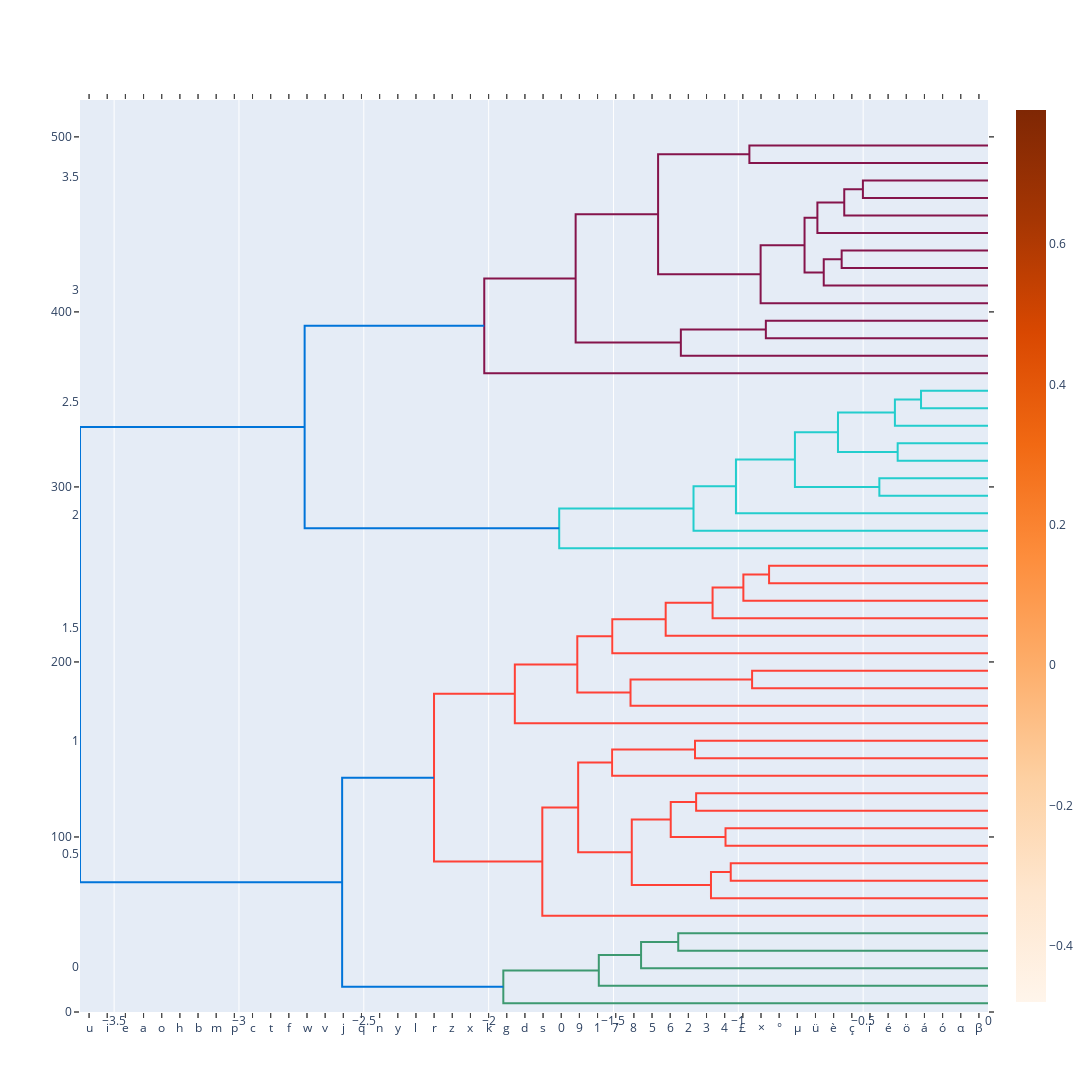

The code cell stored with this chart in its notebook:
### Code cell
# Edit Layout
fig.update_layout({'width':1200, 'height':1200,
                         'showlegend':False, 'hovermode': 'closest',
                         })

### Figure 1 — Plotly figure (JSON) as saved in the notebook; plotly's stock layout.template omitted (floating-point values rounded to 4 significant figures; data arrays with more than 128 entries replaced by an {"elided": "..."} marker saying what was removed)
{"data": [{"hoverinfo": "text", "marker": {"color": "rgb(61,153,112)"}, "mode": "lines", "type": "scatter", "x": [35, 35, 45, 45], "xaxis": "x", "y": [0, 1.241, 1.241, 0], "yaxis": "y2"}, {"hoverinfo": "text", "marker": {"color": "rgb(61,153,112)"}, "mode": "lines", "type": "scatter", "x": [25, 25, 40, 40], "xaxis": "x", "y": [0, 1.39, 1.39, 1.241], "yaxis": "y2"}, {"hoverinfo": "text", "marker": {"color": "rgb(61,153,112)"}, "mode": "lines", "type": "scatter", "x": [15, 15, 32.5, 32.5], "xaxis": "x", "y": [0, 1.559, 1.559, 1.39], "yaxis": "y2"}, {"hoverinfo": "text", "marker": {"color": "rgb(61,153,112)"}, "mode": "lines", "type": "scatter", "x": [5, 5, 23.75, 23.75], "xaxis": "x", "y": [0, 1.941, 1.941, 1.559], "yaxis": "y2"}, {"hoverinfo": "text", "marker": {"color": "rgb(255,65,54)"}, "mode": "lines", "type": "scatter", "x": [75, 75, 85, 85], "xaxis": "x", "y": [0, 1.03, 1.03, 0], "yaxis": "y2"}, {"hoverinfo": "text", "marker": {"color": "rgb(255,65,54)"}, "mode": "lines", "type": "scatter", "x": [65, 65, 80, 80], "xaxis": "x", "y": [0, 1.11, 1.11, 1.03], "yaxis": "y2"}, {"hoverinfo": "text", "marker": {"color": "rgb(255,65,54)"}, "mode": "lines", "type": "scatter", "x": [95, 95, 105, 105], "xaxis": "x", "y": [0, 1.051, 1.051, 0], "yaxis": "y2"}, {"hoverinfo": "text", "marker": {"color": "rgb(255,65,54)"}, "mode": "lines", "type": "scatter", "x": [115, 115, 125, 125], "xaxis": "x", "y": [0, 1.169, 1.169, 0], "yaxis": "y2"}, {"hoverinfo": "text", "marker": {"color": "rgb(255,65,54)"}, "mode": "lines", "type": "scatter", "x": [100, 100, 120, 120], "xaxis": "x", "y": [1.051, 1.271, 1.271, 1.169], "yaxis": "y2"}, {"hoverinfo": "text", "marker": {"color": "rgb(255,65,54)"}, "mode": "lines", "type": "scatter", "x": [72.5, 72.5, 110, 110], "xaxis": "x", "y": [1.11, 1.427, 1.427, 1.271], "yaxis": "y2"}, {"hoverinfo": "text", "marker": {"color": "rgb(255,65,54)"}, "mode": "lines", "type": "scatter", "x": [145, 145, 155, 155], "xaxis": "x", "y": [0, 1.174, 1.174, 0], "yaxis": "y2"}, {"hoverinfo": "text", "marker": {"color": "rgb(255,65,54)"}, "mode": "lines", "type": "scatter", "x": [135, 135, 150, 150], "xaxis": "x", "y": [0, 1.505, 1.505, 1.174], "yaxis": "y2"}, {"hoverinfo": "text", "marker": {"color": "rgb(255,65,54)"}, "mode": "lines", "type": "scatter", "x": [91.25, 91.25, 142.5, 142.5], "xaxis": "x", "y": [1.427, 1.641, 1.641, 1.505], "yaxis": "y2"}, {"hoverinfo": "text", "marker": {"color": "rgb(255,65,54)"}, "mode": "lines", "type": "scatter", "x": [55, 55, 116.9, 116.9], "xaxis": "x", "y": [0, 1.785, 1.785, 1.641], "yaxis": "y2"}, {"hoverinfo": "text", "marker": {"color": "rgb(255,65,54)"}, "mode": "lines", "type": "scatter", "x": [185, 185, 195, 195], "xaxis": "x", "y": [0, 0.9448, 0.9448, 0], "yaxis": "y2"}, {"hoverinfo": "text", "marker": {"color": "rgb(255,65,54)"}, "mode": "lines", "type": "scatter", "x": [175, 175, 190, 190], "xaxis": "x", "y": [0, 1.432, 1.432, 0.9448], "yaxis": "y2"}, {"hoverinfo": "text", "marker": {"color": "rgb(255,65,54)"}, "mode": "lines", "type": "scatter", "x": [245, 245, 255, 255], "xaxis": "x", "y": [0, 0.8768, 0.8768, 0], "yaxis": "y2"}, {"hoverinfo": "text", "marker": {"color": "rgb(255,65,54)"}, "mode": "lines", "type": "scatter", "x": [235, 235, 250, 250], "xaxis": "x", "y": [0, 0.9798, 0.9798, 0.8768], "yaxis": "y2"}, {"hoverinfo": "text", "marker": {"color": "rgb(255,65,54)"}, "mode": "lines", "type": "scatter", "x": [225, 225, 242.5, 242.5], "xaxis": "x", "y": [0, 1.103, 1.103, 0.9798], "yaxis": "y2"}, {"hoverinfo": "text", "marker": {"color": "rgb(255,65,54)"}, "mode": "lines", "type": "scatter", "x": [215, 215, 233.8, 233.8], "xaxis": "x", "y": [0, 1.291, 1.291, 1.103], "yaxis": "y2"}, {"hoverinfo": "text", "marker": {"color": "rgb(255,65,54)"}, "mode": "lines", "type": "scatter", "x": [205, 205, 224.4, 224.4], "xaxis": "x", "y": [0, 1.505, 1.505, 1.291], "yaxis": "y2"}, {"hoverinfo": "text", "marker": {"color": "rgb(255,65,54)"}, "mode": "lines", "type": "scatter", "x": [182.5, 182.5, 214.7, 214.7], "xaxis": "x", "y": [1.432, 1.645, 1.645, 1.505], "yaxis": "y2"}, {"hoverinfo": "text", "marker": {"color": "rgb(255,65,54)"}, "mode": "lines", "type": "scatter", "x": [165, 165, 198.6, 198.6], "xaxis": "x", "y": [0, 1.895, 1.895, 1.645], "yaxis": "y2"}, {"hoverinfo": "text", "marker": {"color": "rgb(255,65,54)"}, "mode": "lines", "type": "scatter", "x": [85.94, 85.94, 181.8, 181.8], "xaxis": "x", "y": [1.785, 2.219, 2.219, 1.895], "yaxis": "y2"}, {"hoverinfo": "text", "marker": {"color": "rgb(0,116,217)"}, "mode": "lines", "type": "scatter", "x": [14.38, 14.38, 133.9, 133.9], "xaxis": "x", "y": [1.941, 2.587, 2.587, 2.219], "yaxis": "y2"}, {"hoverinfo": "text", "marker": {"color": "rgb(35,205,205)"}, "mode": "lines", "type": "scatter", "x": [295, 295, 305, 305], "xaxis": "x", "y": [0, 0.4352, 0.4352, 0], "yaxis": "y2"}, {"hoverinfo": "text", "marker": {"color": "rgb(35,205,205)"}, "mode": "lines", "type": "scatter", "x": [315, 315, 325, 325], "xaxis": "x", "y": [0, 0.3618, 0.3618, 0], "yaxis": "y2"}, {"hoverinfo": "text", "marker": {"color": "rgb(35,205,205)"}, "mode": "lines", "type": "scatter", "x": [345, 345, 355, 355], "xaxis": "x", "y": [0, 0.2682, 0.2682, 0], "yaxis": "y2"}, {"hoverinfo": "text", "marker": {"color": "rgb(35,205,205)"}, "mode": "lines", "type": "scatter", "x": [335, 335, 350, 350], "xaxis": "x", "y": [0, 0.3729, 0.3729, 0.2682], "yaxis": "y2"}, {"hoverinfo": "text", "marker": {"color": "rgb(35,205,205)"}, "mode": "lines", "type": "scatter", "x": [320, 320, 342.5, 342.5], "xaxis": "x", "y": [0.3618, 0.6009, 0.6009, 0.3729], "yaxis": "y2"}, {"hoverinfo": "text", "marker": {"color": "rgb(35,205,205)"}, "mode": "lines", "type": "scatter", "x": [300, 300, 331.2, 331.2], "xaxis": "x", "y": [0.4352, 0.7733, 0.7733, 0.6009], "yaxis": "y2"}, {"hoverinfo": "text", "marker": {"color": "rgb(35,205,205)"}, "mode": "lines", "type": "scatter", "x": [285, 285, 315.6, 315.6], "xaxis": "x", "y": [0, 1.01, 1.01, 0.7733], "yaxis": "y2"}, {"hoverinfo": "text", "marker": {"color": "rgb(35,205,205)"}, "mode": "lines", "type": "scatter", "x": [275, 275, 300.3, 300.3], "xaxis": "x", "y": [0, 1.179, 1.179, 1.01], "yaxis": "y2"}, {"hoverinfo": "text", "marker": {"color": "rgb(35,205,205)"}, "mode": "lines", "type": "scatter", "x": [265, 265, 287.7, 287.7], "xaxis": "x", "y": [0, 1.717, 1.717, 1.179], "yaxis": "y2"}, {"hoverinfo": "text", "marker": {"color": "rgb(133,20,75)"}, "mode": "lines", "type": "scatter", "x": [385, 385, 395, 395], "xaxis": "x", "y": [0, 0.8897, 0.8897, 0], "yaxis": "y2"}, {"hoverinfo": "text", "marker": {"color": "rgb(133,20,75)"}, "mode": "lines", "type": "scatter", "x": [375, 375, 390, 390], "xaxis": "x", "y": [0, 1.23, 1.23, 0.8897], "yaxis": "y2"}, {"hoverinfo": "text", "marker": {"color": "rgb(133,20,75)"}, "mode": "lines", "type": "scatter", "x": [425, 425, 435, 435], "xaxis": "x", "y": [0, 0.5861, 0.5861, 0], "yaxis": "y2"}, {"hoverinfo": "text", "marker": {"color": "rgb(133,20,75)"}, "mode": "lines", "type": "scatter", "x": [415, 415, 430, 430], "xaxis": "x", "y": [0, 0.6579, 0.6579, 0.5861], "yaxis": "y2"}, {"hoverinfo": "text", "marker": {"color": "rgb(133,20,75)"}, "mode": "lines", "type": "scatter", "x": [465, 465, 475, 475], "xaxis": "x", "y": [0, 0.501, 0.501, 0], "yaxis": "y2"}, {"hoverinfo": "text", "marker": {"color": "rgb(133,20,75)"}, "mode": "lines", "type": "scatter", "x": [455, 455, 470, 470], "xaxis": "x", "y": [0, 0.5758, 0.5758, 0.501], "yaxis": "y2"}, {"hoverinfo": "text", "marker": {"color": "rgb(133,20,75)"}, "mode": "lines", "type": "scatter", "x": [445, 445, 462.5, 462.5], "xaxis": "x", "y": [0, 0.6833, 0.6833, 0.5758], "yaxis": "y2"}, {"hoverinfo": "text", "marker": {"color": "rgb(133,20,75)"}, "mode": "lines", "type": "scatter", "x": [422.5, 422.5, 453.8, 453.8], "xaxis": "x", "y": [0.6579, 0.7347, 0.7347, 0.6833], "yaxis": "y2"}, {"hoverinfo": "text", "marker": {"color": "rgb(133,20,75)"}, "mode": "lines", "type": "scatter", "x": [405, 405, 438.1, 438.1], "xaxis": "x", "y": [0, 0.9107, 0.9107, 0.7347], "yaxis": "y2"}, {"hoverinfo": "text", "marker": {"color": "rgb(133,20,75)"}, "mode": "lines", "type": "scatter", "x": [485, 485, 495, 495], "xaxis": "x", "y": [0, 0.9557, 0.9557, 0], "yaxis": "y2"}, {"hoverinfo": "text", "marker": {"color": "rgb(133,20,75)"}, "mode": "lines", "type": "scatter", "x": [421.6, 421.6, 490, 490], "xaxis": "x", "y": [0.9107, 1.321, 1.321, 0.9557], "yaxis": "y2"}, {"hoverinfo": "text", "marker": {"color": "rgb(133,20,75)"}, "mode": "lines", "type": "scatter", "x": [382.5, 382.5, 455.8, 455.8], "xaxis": "x", "y": [1.23, 1.652, 1.652, 1.321], "yaxis": "y2"}, {"hoverinfo": "text", "marker": {"color": "rgb(133,20,75)"}, "mode": "lines", "type": "scatter", "x": [365, 365, 419.1, 419.1], "xaxis": "x", "y": [0, 2.018, 2.018, 1.652], "yaxis": "y2"}, {"hoverinfo": "text", "marker": {"color": "rgb(0,116,217)"}, "mode": "lines", "type": "scatter", "x": [276.3, 276.3, 392.1, 392.1], "xaxis": "x", "y": [1.717, 2.737, 2.737, 2.018], "yaxis": "y2"}, {"hoverinfo": "text", "marker": {"color": "rgb(0,116,217)"}, "mode": "lines", "type": "scatter", "x": [74.12, 74.12, 334.2, 334.2], "xaxis": "x", "y": [2.587, 3.637, 3.637, 2.737], "yaxis": "y2"}, {"hoverinfo": "text", "marker": {"color": "rgb(61,153,112)"}, "mode": "lines", "type": "scatter", "x": [0, -1.241, -1.241, 0], "xaxis": "x2", "y": [35, 35, 45, 45], "yaxis": "y"}, {"hoverinfo": "text", "marker": {"color": "rgb(61,153,112)"}, "mode": "lines", "type": "scatter", "x": [0, -1.39, -1.39, -1.241], "xaxis": "x2", "y": [25, 25, 40, 40], "yaxis": "y"}, {"hoverinfo": "text", "marker": {"color": "rgb(61,153,112)"}, "mode": "lines", "type": "scatter", "x": [0, -1.559, -1.559, -1.39], "xaxis": "x2", "y": [15, 15, 32.5, 32.5], "yaxis": "y"}, {"hoverinfo": "text", "marker": {"color": "rgb(61,153,112)"}, "mode": "lines", "type": "scatter", "x": [0, -1.941, -1.941, -1.559], "xaxis": "x2", "y": [5, 5, 23.75, 23.75], "yaxis": "y"}, {"hoverinfo": "text", "marker": {"color": "rgb(255,65,54)"}, "mode": "lines", "type": "scatter", "x": [0, -1.03, -1.03, 0], "xaxis": "x2", "y": [75, 75, 85, 85], "yaxis": "y"}, {"hoverinfo": "text", "marker": {"color": "rgb(255,65,54)"}, "mode": "lines", "type": "scatter", "x": [0, -1.11, -1.11, -1.03], "xaxis": "x2", "y": [65, 65, 80, 80], "yaxis": "y"}, {"hoverinfo": "text", "marker": {"color": "rgb(255,65,54)"}, "mode": "lines", "type": "scatter", "x": [0, -1.051, -1.051, 0], "xaxis": "x2", "y": [95, 95, 105, 105], "yaxis": "y"}, {"hoverinfo": "text", "marker": {"color": "rgb(255,65,54)"}, "mode": "lines", "type": "scatter", "x": [0, -1.169, -1.169, 0], "xaxis": "x2", "y": [115, 115, 125, 125], "yaxis": "y"}, {"hoverinfo": "text", "marker": {"color": "rgb(255,65,54)"}, "mode": "lines", "type": "scatter", "x": [-1.051, -1.271, -1.271, -1.169], "xaxis": "x2", "y": [100, 100, 120, 120], "yaxis": "y"}, {"hoverinfo": "text", "marker": {"color": "rgb(255,65,54)"}, "mode": "lines", "type": "scatter", "x": [-1.11, -1.427, -1.427, -1.271], "xaxis": "x2", "y": [72.5, 72.5, 110, 110], "yaxis": "y"}, {"hoverinfo": "text", "marker": {"color": "rgb(255,65,54)"}, "mode": "lines", "type": "scatter", "x": [0, -1.174, -1.174, 0], "xaxis": "x2", "y": [145, 145, 155, 155], "yaxis": "y"}, {"hoverinfo": "text", "marker": {"color": "rgb(255,65,54)"}, "mode": "lines", "type": "scatter", "x": [0, -1.505, -1.505, -1.174], "xaxis": "x2", "y": [135, 135, 150, 150], "yaxis": "y"}, {"hoverinfo": "text", "marker": {"color": "rgb(255,65,54)"}, "mode": "lines", "type": "scatter", "x": [-1.427, -1.641, -1.641, -1.505], "xaxis": "x2", "y": [91.25, 91.25, 142.5, 142.5], "yaxis": "y"}, {"hoverinfo": "text", "marker": {"color": "rgb(255,65,54)"}, "mode": "lines", "type": "scatter", "x": [0, -1.785, -1.785, -1.641], "xaxis": "x2", "y": [55, 55, 116.9, 116.9], "yaxis": "y"}, {"hoverinfo": "text", "marker": {"color": "rgb(255,65,54)"}, "mode": "lines", "type": "scatter", "x": [0, -0.9448, -0.9448, 0], "xaxis": "x2", "y": [185, 185, 195, 195], "yaxis": "y"}, {"hoverinfo": "text", "marker": {"color": "rgb(255,65,54)"}, "mode": "lines", "type": "scatter", "x": [0, -1.432, -1.432, -0.9448], "xaxis": "x2", "y": [175, 175, 190, 190], "yaxis": "y"}, {"hoverinfo": "text", "marker": {"color": "rgb(255,65,54)"}, "mode": "lines", "type": "scatter", "x": [0, -0.8768, -0.8768, 0], "xaxis": "x2", "y": [245, 245, 255, 255], "yaxis": "y"}, {"hoverinfo": "text", "marker": {"color": "rgb(255,65,54)"}, "mode": "lines", "type": "scatter", "x": [0, -0.9798, -0.9798, -0.8768], "xaxis": "x2", "y": [235, 235, 250, 250], "yaxis": "y"}, {"hoverinfo": "text", "marker": {"color": "rgb(255,65,54)"}, "mode": "lines", "type": "scatter", "x": [0, -1.103, -1.103, -0.9798], "xaxis": "x2", "y": [225, 225, 242.5, 242.5], "yaxis": "y"}, {"hoverinfo": "text", "marker": {"color": "rgb(255,65,54)"}, "mode": "lines", "type": "scatter", "x": [0, -1.291, -1.291, -1.103], "xaxis": "x2", "y": [215, 215, 233.8, 233.8], "yaxis": "y"}, {"hoverinfo": "text", "marker": {"color": "rgb(255,65,54)"}, "mode": "lines", "type": "scatter", "x": [0, -1.505, -1.505, -1.291], "xaxis": "x2", "y": [205, 205, 224.4, 224.4], "yaxis": "y"}, {"hoverinfo": "text", "marker": {"color": "rgb(255,65,54)"}, "mode": "lines", "type": "scatter", "x": [-1.432, -1.645, -1.645, -1.505], "xaxis": "x2", "y": [182.5, 182.5, 214.7, 214.7], "yaxis": "y"}, {"hoverinfo": "text", "marker": {"color": "rgb(255,65,54)"}, "mode": "lines", "type": "scatter", "x": [0, -1.895, -1.895, -1.645], "xaxis": "x2", "y": [165, 165, 198.6, 198.6], "yaxis": "y"}, {"hoverinfo": "text", "marker": {"color": "rgb(255,65,54)"}, "mode": "lines", "type": "scatter", "x": [-1.785, -2.219, -2.219, -1.895], "xaxis": "x2", "y": [85.94, 85.94, 181.8, 181.8], "yaxis": "y"}, {"hoverinfo": "text", "marker": {"color": "rgb(0,116,217)"}, "mode": "lines", "type": "scatter", "x": [-1.941, -2.587, -2.587, -2.219], "xaxis": "x2", "y": [14.38, 14.38, 133.9, 133.9], "yaxis": "y"}, {"hoverinfo": "text", "marker": {"color": "rgb(35,205,205)"}, "mode": "lines", "type": "scatter", "x": [0, -0.4352, -0.4352, 0], "xaxis": "x2", "y": [295, 295, 305, 305], "yaxis": "y"}, {"hoverinfo": "text", "marker": {"color": "rgb(35,205,205)"}, "mode": "lines", "type": "scatter", "x": [0, -0.3618, -0.3618, 0], "xaxis": "x2", "y": [315, 315, 325, 325], "yaxis": "y"}, {"hoverinfo": "text", "marker": {"color": "rgb(35,205,205)"}, "mode": "lines", "type": "scatter", "x": [0, -0.2682, -0.2682, 0], "xaxis": "x2", "y": [345, 345, 355, 355], "yaxis": "y"}, {"hoverinfo": "text", "marker": {"color": "rgb(35,205,205)"}, "mode": "lines", "type": "scatter", "x": [0, -0.3729, -0.3729, -0.2682], "xaxis": "x2", "y": [335, 335, 350, 350], "yaxis": "y"}, {"hoverinfo": "text", "marker": {"color": "rgb(35,205,205)"}, "mode": "lines", "type": "scatter", "x": [-0.3618, -0.6009, -0.6009, -0.3729], "xaxis": "x2", "y": [320, 320, 342.5, 342.5], "yaxis": "y"}, {"hoverinfo": "text", "marker": {"color": "rgb(35,205,205)"}, "mode": "lines", "type": "scatter", "x": [-0.4352, -0.7733, -0.7733, -0.6009], "xaxis": "x2", "y": [300, 300, 331.2, 331.2], "yaxis": "y"}, {"hoverinfo": "text", "marker": {"color": "rgb(35,205,205)"}, "mode": "lines", "type": "scatter", "x": [0, -1.01, -1.01, -0.7733], "xaxis": "x2", "y": [285, 285, 315.6, 315.6], "yaxis": "y"}, {"hoverinfo": "text", "marker": {"color": "rgb(35,205,205)"}, "mode": "lines", "type": "scatter", "x": [0, -1.179, -1.179, -1.01], "xaxis": "x2", "y": [275, 275, 300.3, 300.3], "yaxis": "y"}, {"hoverinfo": "text", "marker": {"color": "rgb(35,205,205)"}, "mode": "lines", "type": "scatter", "x": [0, -1.717, -1.717, -1.179], "xaxis": "x2", "y": [265, 265, 287.7, 287.7], "yaxis": "y"}, {"hoverinfo": "text", "marker": {"color": "rgb(133,20,75)"}, "mode": "lines", "type": "scatter", "x": [0, -0.8897, -0.8897, 0], "xaxis": "x2", "y": [385, 385, 395, 395], "yaxis": "y"}, {"hoverinfo": "text", "marker": {"color": "rgb(133,20,75)"}, "mode": "lines", "type": "scatter", "x": [0, -1.23, -1.23, -0.8897], "xaxis": "x2", "y": [375, 375, 390, 390], "yaxis": "y"}, {"hoverinfo": "text", "marker": {"color": "rgb(133,20,75)"}, "mode": "lines", "type": "scatter", "x": [0, -0.5861, -0.5861, 0], "xaxis": "x2", "y": [425, 425, 435, 435], "yaxis": "y"}, {"hoverinfo": "text", "marker": {"color": "rgb(133,20,75)"}, "mode": "lines", "type": "scatter", "x": [0, -0.6579, -0.6579, -0.5861], "xaxis": "x2", "y": [415, 415, 430, 430], "yaxis": "y"}, {"hoverinfo": "text", "marker": {"color": "rgb(133,20,75)"}, "mode": "lines", "type": "scatter", "x": [0, -0.501, -0.501, 0], "xaxis": "x2", "y": [465, 465, 475, 475], "yaxis": "y"}, {"hoverinfo": "text", "marker": {"color": "rgb(133,20,75)"}, "mode": "lines", "type": "scatter", "x": [0, -0.5758, -0.5758, -0.501], "xaxis": "x2", "y": [455, 455, 470, 470], "yaxis": "y"}, {"hoverinfo": "text", "marker": {"color": "rgb(133,20,75)"}, "mode": "lines", "type": "scatter", "x": [0, -0.6833, -0.6833, -0.5758], "xaxis": "x2", "y": [445, 445, 462.5, 462.5], "yaxis": "y"}, {"hoverinfo": "text", "marker": {"color": "rgb(133,20,75)"}, "mode": "lines", "type": "scatter", "x": [-0.6579, -0.7347, -0.7347, -0.6833], "xaxis": "x2", "y": [422.5, 422.5, 453.8, 453.8], "yaxis": "y"}, {"hoverinfo": "text", "marker": {"color": "rgb(133,20,75)"}, "mode": "lines", "type": "scatter", "x": [0, -0.9107, -0.9107, -0.7347], "xaxis": "x2", "y": [405, 405, 438.1, 438.1], "yaxis": "y"}, {"hoverinfo": "text", "marker": {"color": "rgb(133,20,75)"}, "mode": "lines", "type": "scatter", "x": [0, -0.9557, -0.9557, 0], "xaxis": "x2", "y": [485, 485, 495, 495], "yaxis": "y"}, {"hoverinfo": "text", "marker": {"color": "rgb(133,20,75)"}, "mode": "lines", "type": "scatter", "x": [-0.9107, -1.321, -1.321, -0.9557], "xaxis": "x2", "y": [421.6, 421.6, 490, 490], "yaxis": "y"}, {"hoverinfo": "text", "marker": {"color": "rgb(133,20,75)"}, "mode": "lines", "type": "scatter", "x": [-1.23, -1.652, -1.652, -1.321], "xaxis": "x2", "y": [382.5, 382.5, 455.8, 455.8], "yaxis": "y"}, {"hoverinfo": "text", "marker": {"color": "rgb(133,20,75)"}, "mode": "lines", "type": "scatter", "x": [0, -2.018, -2.018, -1.652], "xaxis": "x2", "y": [365, 365, 419.1, 419.1], "yaxis": "y"}, {"hoverinfo": "text", "marker": {"color": "rgb(0,116,217)"}, "mode": "lines", "type": "scatter", "x": [-1.717, -2.737, -2.737, -2.018], "xaxis": "x2", "y": [276.3, 276.3, 392.1, 392.1], "yaxis": "y"}, {"hoverinfo": "text", "marker": {"color": "rgb(0,116,217)"}, "mode": "lines", "type": "scatter", "x": [-2.587, -3.637, -3.637, -2.737], "xaxis": "x2", "y": [74.12, 74.12, 334.2, 334.2], "yaxis": "y"}, {"colorscale": [[0, "rgb(255,245,235)"], [0.125, "rgb(254,230,206)"], [0.25, "rgb(253,208,162)"], [0.375, "rgb(253,174,107)"], [0.5, "rgb(253,141,60)"], [0.625, "rgb(241,105,19)"], [0.75, "rgb(217,72,1)"], [0.875, "rgb(166,54,3)"], [1, "rgb(127,39,4)"]], "type": "heatmap", "x": [5, 15, 25, 35, 45, 55, 65, 75, 85, 95, 105, 115, 125, 135, 145, 155, 165, 175, 185, 195, 205, 215, 225, 235, 245, 255, 265, 275, 285, 295, 305, 315, 325, 335, 345, 355, 365, 375, 385, 395, 405, 415, 425, 435, 445, 455, 465, 475, 485, 495], "y": [5, 15, 25, 35, 45, 55, 65, 75, 85, 95, 105, 115, 125, 135, 145, 155, 165, 175, 185, 195, 205, 215, 225, 235, 245, 255, 265, 275, 285, 295, 305, 315, 325, 335, 345, 355, 365, 375, 385, 395, 405, 415, 425, 435, 445, 455, 465, 475, 485, 495], "z": {"elided": "50x50 float values"}}], "layout": {"autosize": false, "height": 1200, "hovermode": "closest", "showlegend": false, "width": 1200, "xaxis": {"mirror": "allticks", "rangemode": "tozero", "showgrid": false, "showline": true, "showticklabels": true, "tickmode": "array", "ticks": "outside", "ticktext": ["u", "i", "e", "a", "o", "h", "b", "m", "p", "c", "t", "f", "w", "v", "j", "q", "n", "y", "l", "r", "z", "x", "k", "g", "d", "s", "0", "9", "1", "7", "8", "5", "6", "2", "3", "4", "£", "×", "°", "μ", "ü", "è", "ç", "í", "é", "ö", "á", "ó", "α", "β"], "tickvals": [5, 15, 25, 35, 45, 55, 65, 75, 85, 95, 105, 115, 125, 135, 145, 155, 165, 175, 185, 195, 205, 215, 225, 235, 245, 255, 265, 275, 285, 295, 305, 315, 325, 335, 345, 355, 365, 375, 385, 395, 405, 415, 425, 435, 445, 455, 465, 475, 485, 495], "type": "linear", "zeroline": false}, "yaxis": {"mirror": "allticks", "rangemode": "tozero", "showgrid": false, "showline": true, "showticklabels": true, "ticks": "outside", "type": "linear", "zeroline": false}}}
